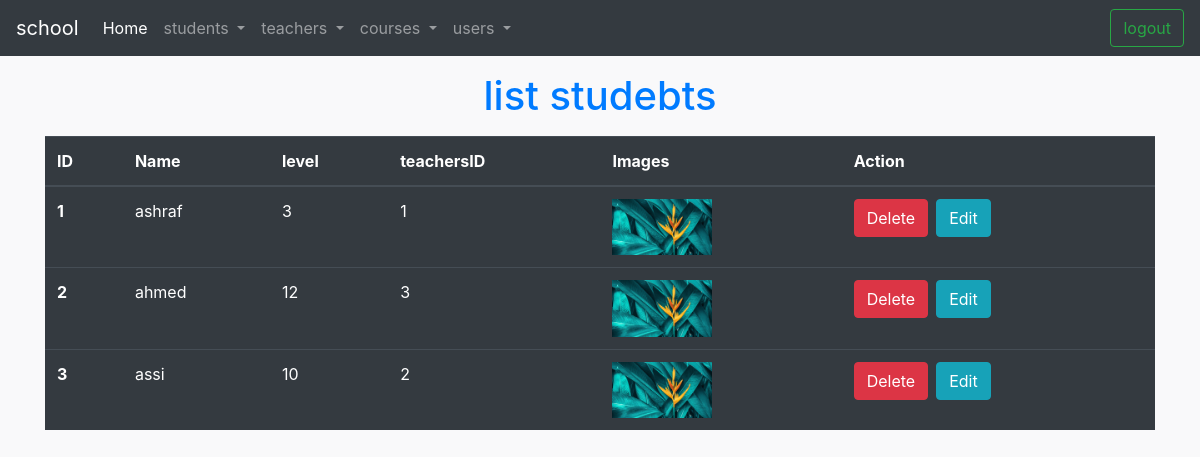
Page /students/list.php (signed in) on the committed database.
### tables this page shows
CREATE TABLE `students` (
  `studentid` int(11) NOT NULL,
  `name` varchar(255) NOT NULL,
  `level` int(11) NOT NULL,
  `image` varchar(20000) DEFAULT NULL,
  `teacherid` int(11) NOT NULL
);

### students/list.php (the view, shortened to what this page needs)
<?php
include "../forAll/nav.php";
include "../forAll/condigDataBase.php";
    $showData="SELECT * FROM `students`";
    $s = mysqli_query($conn,$showData);
?>
<?php if(isset($_SESSION['Validity'])): ?>
<?php if($_SESSION['Validity']=="full" ||$_SESSION['Validity']=="tlist"): ?>
    <h1 class="text-center text-primary my-3">list studebts</h1>
<div class="container">
    <table class="table table-dark">
        <thead>
            <tr>
                <th scope="col">ID</th>
                <th scope="col">Name</th>
                <th scope="col">level</th>
                <th scope="col">teachersID</th>
                <th scope="col">Images</th>
                <th scope="col">Action</th>
            </tr>
        </thead>
        <tbody>
            <?php foreach ($s as $data){ ?>
            <tr>
                <th scope="row"><?php echo $data['studentid'] ?></th>
                <td><?php echo $data['name'] ?></td>
                <td><?php echo $data['level'] ?></td>
                <td><?php echo $data['teacherid'] ?></td>
                <td><img width="100" src="uploads/<?php echo $data['image'] ?>" alt="name: <?php echo $data['name'] ?>"></td>
                <?php if(isset($_SESSION['Validity'])){ ?>
                <?php if($_SESSION['Validity']=="full"){ ?>
                <td><a onclick="return confirm('are you want to delete thise record')"
                        href="/amit/students/list.php?delete='<?php echo $data['studentid'] ?>'"
                        class="mr-2 btn btn-danger">Delete</a><a
                        href="/amit/students/add.php?Edit='<?php echo $data['studentid'] ?>'"
                        class="btn btn-info">Edit</a></td>
                <?php }else{ ?>
                <td><button disabled class="mr-2 btn btn-danger">Delete</button><button disabled class="btn btn-info">Edit</button></td>
                <?php }} ?>
            </tr>
            <?php } ?>
        </tbody>
    </table>
</div>
<?php else: ?>
    <h1 class="text-center text-primary my-3">not authorized</h1>
<?php endif; ?>
<?php endif; ?>
<?php
include "../forAll/footer.php";
?>

### forAll/nav.php (shortened to what this page needs)
<!DOCTYPE html>
<html lang="en">
<head>
    <link rel="stylesheet" href="https://cdn.jsdelivr.net/npm/bootstrap@4.6.0/dist/css/bootstrap.min.css">
    <link rel="stylesheet" href="http://localhost/amit/css/main.css">
</head>
<body class="text-white">
<nav class="navbar navbar-expand-lg navbar-dark bg-dark">
  <a class="navbar-brand" href="/amit/home.php">school</a>
  <div class="collapse navbar-collapse" id="navbarSupportedContent">
    <ul class="navbar-nav mr-auto">
    <?php if(isset($_SESSION['Validity'])){ ?>
      <li class="nav-item active">
        <a class="nav-link" href="/amit/home.php">Home</a>
      </li>
      <?php if($_SESSION["Validity"]!="slist"){ ?>
      <li class="nav-item dropdown">
        <a class="nav-link dropdown-toggle" href="#" id="navbarDropdown" role="button" data-toggle="dropdown" aria-haspopup="true" aria-expanded="false">
          students
        </a>
      </li>
      <?php } ?>
      <?php if($_SESSION["Validity"]!="tlist"){ ?>
      <li class="nav-item dropdown">
        <a class="nav-link dropdown-toggle" href="#" id="navbarDropdown" role="button" data-toggle="dropdown" aria-haspopup="true" aria-expanded="false">
          teachers
        </a>
      </li>
      <?php } ?>
      <li class="nav-item dropdown">
        <a class="nav-link dropdown-toggle" href="#" id="navbarDropdown" role="button" data-toggle="dropdown" aria-haspopup="true" aria-expanded="false">
         courses
        </a>
      </li>
      <?php if($_SESSION["Validity"]=="full"){ ?>
      <li class="nav-item dropdown">
        <a class="nav-link dropdown-toggle" href="#" id="navbarDropdown" role="button" data-toggle="dropdown" aria-haspopup="true" aria-expanded="false">
          users
        </a>
      </li>
      <?php } ?>
      <?php } ?>
    </ul>
    <?php if(isset($_SESSION["Validity"])): ?>
      <a href="/amit/index.php?logout=" class="btn btn-outline-success my-2 my-sm-0">logout</a>
      <?php else: ?>
        <a href="/amit/index.php" class="btn btn-outline-success my-2 my-sm-0">login</a>
      <?php endif ?>
  </div>
</nav>

### forAll/footer.php (shortened to what this page needs)
</body>
</html>

### css/main.css (style rules this page uses)
body { background-color: #f9f9fa }

### rows in the picture
students: studentid "1", name "ashraf", level "3", teacherid "1", image (picture)
students: studentid "2", name "ahmed", level "12", teacherid "3", image (picture)
students: studentid "3", name "assi", level "10", teacherid "2", image (picture)
